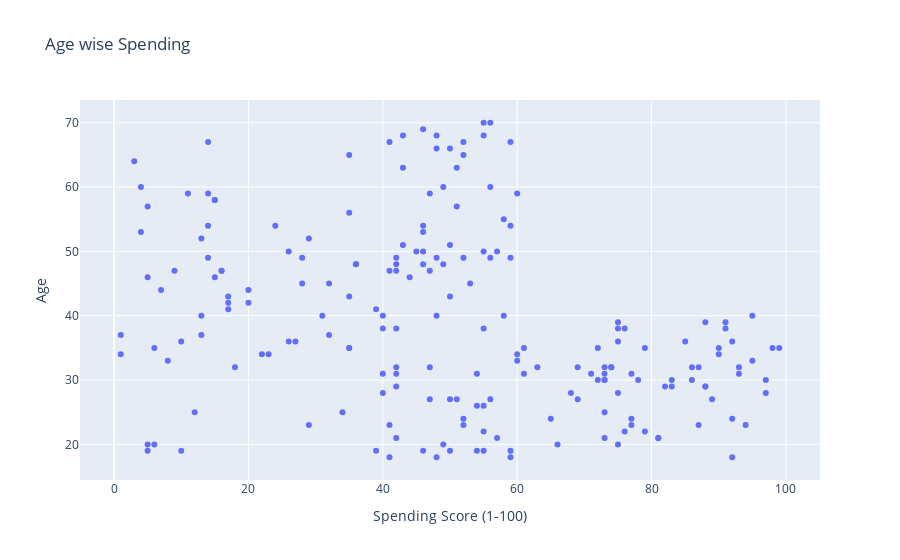

Source (notebook cell):
### Code cell
# Age wise spending score
px.scatter(df, y='Age', x='Spending Score (1-100)', title='Age wise Spending')

### Figure 1 — Plotly figure (JSON) as saved in the notebook; plotly's stock layout.template omitted (floating-point values rounded to 4 significant figures; data arrays with more than 128 entries replaced by an {"elided": "..."} marker saying what was removed)
{"data": [{"hovertemplate": "Spending Score (1-100)=%{x}<br>Age=%{y}<extra></extra>", "legendgroup": "", "marker": {"color": "#636efa", "symbol": "circle"}, "mode": "markers", "name": "", "orientation": "v", "showlegend": false, "type": "scatter", "x": {"elided": "200 int values"}, "xaxis": "x", "y": {"elided": "200 int values"}, "yaxis": "y"}], "layout": {"legend": {"tracegroupgap": 0}, "title": {"text": "Age wise Spending"}, "xaxis": {"anchor": "y", "domain": [0, 1], "title": {"text": "Spending Score (1-100)"}}, "yaxis": {"anchor": "x", "domain": [0, 1], "title": {"text": "Age"}}}}
